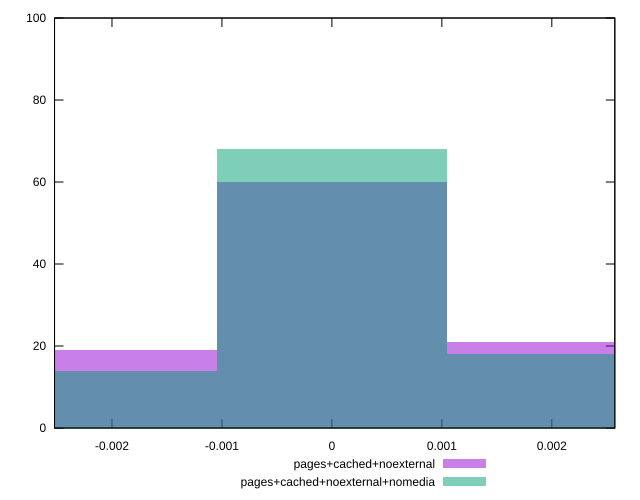

Recreate this plot in gnuplot.
reset

$pagesCachedNoexternal <<EOF
0 60
0.0020987518532572485 21
-0.0020987518532572485 19
EOF

$pagesCachedNoexternalNomedia <<EOF
0.0020987518532572485 18
0 68
-0.0020987518532572485 14
EOF

set key outside below
set boxwidth 0.0020987518532572485
set xrange [-0.0025224749273300897:0.002573044984808225]
set yrange [0:100]
set trange [0:100]
set style fill transparent solid 0.5 noborder
set terminal svg size 640, 500 enhanced background rgb 'white'
set output "reprap/meta/pScore-difference/comparison/histogram/2_vs_3.svg"

plot $pagesCachedNoexternal title "pages+cached+noexternal" with boxes, \
     $pagesCachedNoexternalNomedia title "pages+cached+noexternal+nomedia" with boxes

reset
